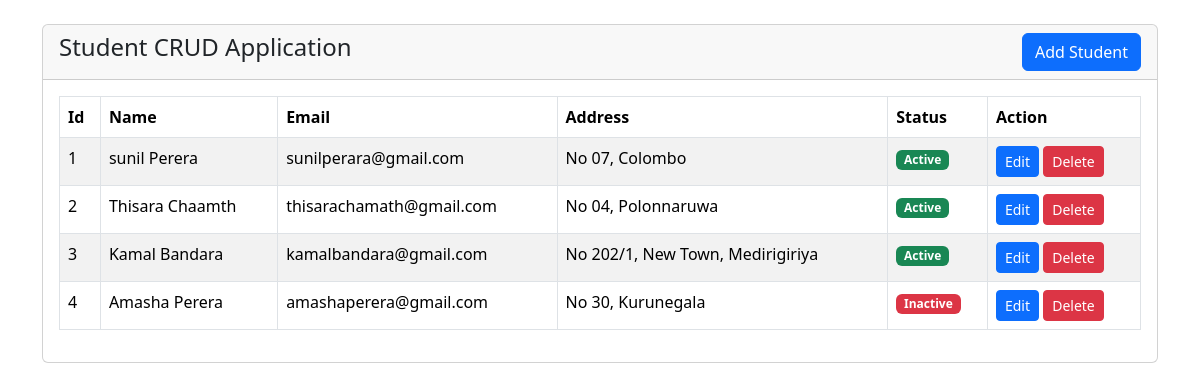
The page / on the database its author committed.
### tables this page shows
CREATE TABLE `students` (
  `id` int(11) NOT NULL,
  `name` varchar(100) NOT NULL,
  `email` varchar(100) NOT NULL,
  `address` text NOT NULL,
  `status` enum('active','inactive') NOT NULL
);

### index.php (the view, shortened to what this page needs)
<!DOCTYPE html>
<html lang="en">
<head>
    <link href="https://cdn.jsdelivr.net/npm/bootstrap@5.3.3/dist/css/bootstrap.min.css" rel="stylesheet">
</head>
<body>
    <div class="container mt-4">
        <div class="row">
            <div class="col-md-12">
                <div class="card">
                    <div class="card-header">
                        <h4>Student CRUD Application
                            <button type="button" class="btn btn-primary float-end" data-bs-toggle="modal" data-bs-target="#studentAddModal">
                                Add Student
                            </button>
                        </h4>
                    </div>
                    <div class="card-body">
                        <table id="myTable" class="table table-bordered table-striped">
                            <thead>
                                <tr>
                                    <th>Id</th>
                                    <th>Name</th>
                                    <th>Email</th>
                                    <th>Address</th>
                                    <th>Status</th>
                                    <th>Action</th>
                                </tr>
                            </thead>
                            <tbody>
                                <?php
                                require_once "connection.php";
                                $sql_query = "SELECT * FROM students";
                                if ($result = $conn->query($sql_query)) {
                                    while ($row = $result->fetch_assoc()) {
                                        $Id = $row['id'];
                                        $Name = $row['name'];
                                        $Email = $row['email'];
                                        $Address = $row['address'];
                                        $status = $row['status'];
                                ?>
                                <tr>
                                    <td><?php echo $Id; ?></td>
                                    <td><?php echo $Name; ?></td>
                                    <td><?php echo $Email; ?></td>
                                    <td><?php echo $Address; ?></td>
                                    <td>
                                        <?php if ($status === 'active') : ?>
                                        <span class="badge bg-success">Active</span>
                                        <?php else : ?>
                                        <span class="badge bg-danger">Inactive</span>
                                        <?php endif; ?>
                                    </td>
                                    <td>
                                        <button type="button" class="btn btn-primary btn-sm editbtn" data-id="<?php echo $Id; ?>" data-name="<?php echo $Name; ?>" data-email="<?php echo $Email; ?>" data-address="<?php echo $Address; ?>" data-status="<?php echo $status; ?>" data-bs-toggle="modal" data-bs-target="#studentEditModal">Edit</button>
                                        <button type="button" class="btn btn-danger btn-sm deletebtn" data-id="<?php echo $Id; ?>" data-bs-toggle="modal" data-bs-target="#deleteConfirmModal">Delete</button>
                                    </td>
                                </tr>
                                <?php
                                    }
                                }
                                ?>
                            </tbody>
                        </table>
                    </div>
                </div>
            </div>
        </div>
    </div>
</body>
</html>

### rows shown on the page
students: id "1", name "sunil Perera", email "sunilperara@gmail.com", address "No 07, Colombo", status "Active"
students: id "2", name "Thisara Chaamth", email "thisarachamath@gmail.com", address "No 04, Polonnaruwa", status "Active"
students: id "3", name "Kamal Bandara", email "kamalbandara@gmail.com", address "No 202/1, New Town, Medirigiriya", status "Active"
students: id "4", name "Amasha Perera", email "amashaperera@gmail.com", address "No 30, Kurunegala", status "Inactive"
